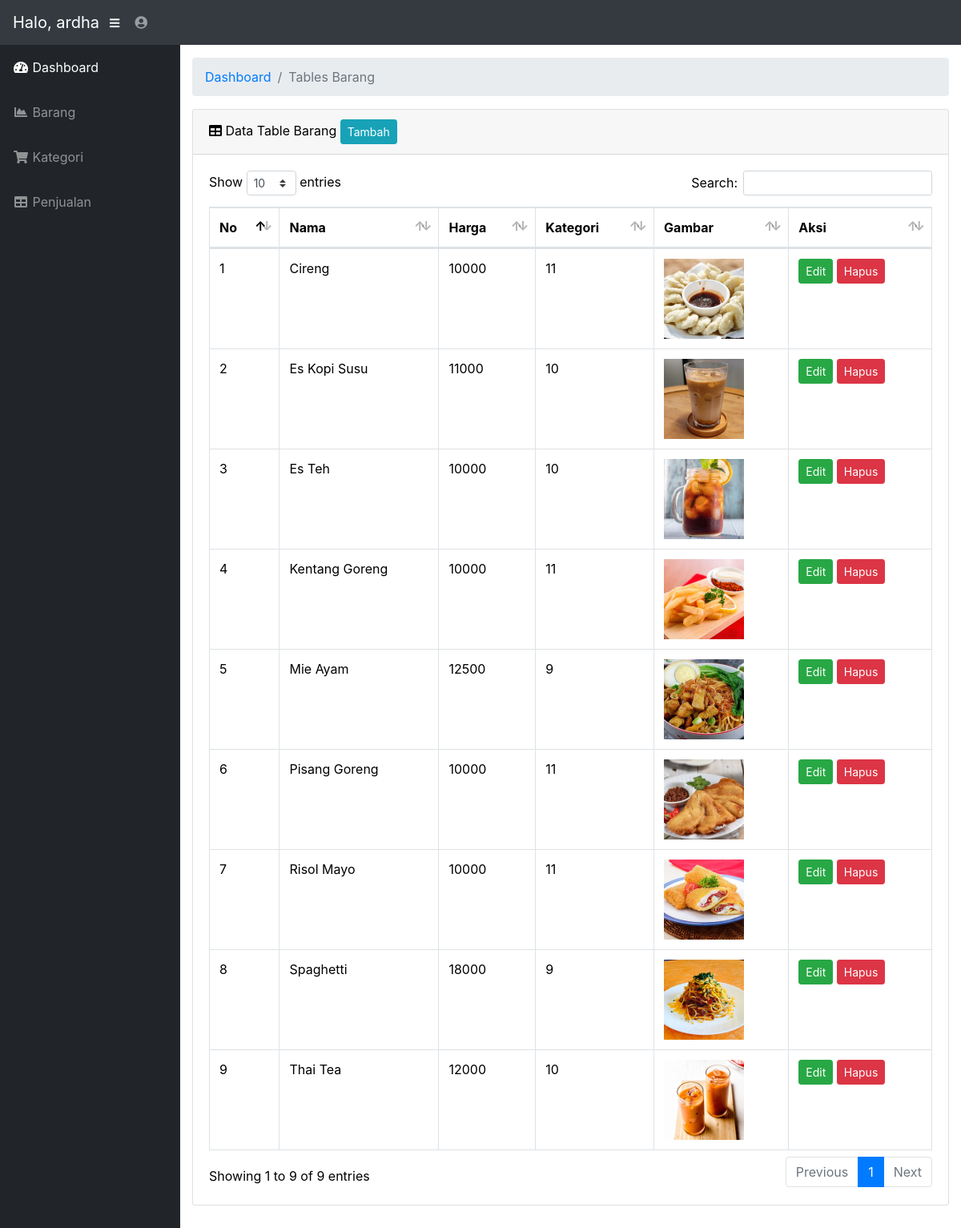
/admin/barang.php (signed in), run on the app's committed database.
### tables this page shows
CREATE TABLE `barang` (
  `id_barang` int(5) NOT NULL,
  `nama_barang` varchar(100) NOT NULL,
  `gambar_barang` varchar(200) NOT NULL,
  `harga_barang` int(10) NOT NULL,
  `id_kategori` int(5) NOT NULL
);

### admin/barang.php (the view, shortened to what this page needs)
<?php
    require"includes/header.php";
?>
    <div class="container-fluid">
                <ol class="breadcrumb">
                    <li class="breadcrumb-item">
                        <a href="<?=BASE_URL;?>/admin/index.php">Dashboard</a>
                    </li>
                    <li class="breadcrumb-item active">Tables Barang</li>
                </ol>
                <div class="card mb-3" style="color:black">
                    <div class="card-header">
                        <i class="fas fa-table"></i> Data Table Barang
                        <a href="barang_tambah.php" class="btn btn-sm btn-info">Tambah</a>
                    </div>
                    <div class="card-body">
                        <div class="table-responsive">
                            <table class="table table-bordered" id="dataTable" width="100%" cellspacing="0" style="color:black">
                                <thead>
                                    <tr>
                                        <th>No</th>
                                        <th>Nama</th>
                                        <th>Harga</th>
                                        <th>Kategori</th>
                                        <th>Gambar</th>
                                        <th>Aksi</th>
                                    </tr>
                                </thead>
                                <tbody>
                                    <?php
                                        $query = mysqli_query($conn, "select * from barang");
                                        $data = mysqli_fetch_assoc($query);
                                        if(mysqli_num_rows($query) > 0) {
                                        $no = 1;
                                        do {
                                    ?>
                                    <tr>
                                        <td><?=$no++;?></td>
                                        <td><?=$data['nama_barang'];?></td>
                                        <td><?=$data['harga_barang'];?></td>
                                        <td><?=$data['id_kategori'];?></td>
                                        <td><img src="<?=BASE_URL;?>assets/barang/<?=$data['gambar_barang'];?>" width="100" height="100"></td>
                                        <td>
                                            <a href="barang_edit.php?id=<?=$data['id_barang'];?>" class="btn btn-sm btn-success">Edit</a>
                                            <a href="barang_delete.php?id=<?=$data['id_barang'];?>" class="btn btn-sm btn-danger">Hapus</a>
                                        </td>
                                    </tr>
                                    <?php
                                        }while($data = mysqli_fetch_assoc($query));
                                    }else{
                                        echo "<tr><td colspan='6'><center>Belum ada data!</center></td></tr>";
                                    }
                                    ?>
                                </tbody>
                            </table>
                        </div>
                    </div>
                </div>
            </div>
        </div>
    </div>
</body>
</html>

### admin/includes/head.php (shortened to what this page needs)
<!DOCTYPE html>
<html lang="en">
<head>
    <link href="<?=BASE_URL;?>assets/vendor/fontawesome-free/css/all.min.css" rel="stylesheet" type="text/css">
    <link href="<?=BASE_URL;?>assets/vendor/datatables/dataTables.bootstrap4.css" rel="stylesheet">
    <link href="<?=BASE_URL;?>assets/css/sb-admin.css" rel="stylesheet">
</head>

### admin/includes/header.php (shortened to what this page needs)
<?php
    require "head.php";
?>
<body id="page-top">
<nav class="navbar navbar-expand navbar-dark bg-dark static-top">
    <a class="navbar-brand mr-1" href="index.html"><?php echo 'Halo, '. $_SESSION['user_user']; ?></a>
    <button class="btn btn-link btn-sm text-white order-1 order-sm-0" id="sidebarToggle" href="#">
        <i class="fas fa-bars"></i>
    </button>
    <ul class="navbar-nav ml-auto ml-md-0">
        <li class="nav-item dropdown no-arrow">
            <a class="nav-link dropdown-toggle" href="#" id="userDropdown" role="button" data-toggle="dropdown" aria-haspopup="true" aria-expanded="false">
                <i class="fas fa-user-circle fa-fw"></i>
            </a>
        </li>
    </ul>
</nav>
<div id="wrapper">
    <ul class="sidebar navbar-nav">
        <li class="nav-item active">
            <a class="nav-link" href="index.php">
                <i class="fas fa-fw fa-tachometer-alt"></i>
                <span>Dashboard</span>
            </a>
        </li>
        <li class="nav-item">
            <a class="nav-link" href="barang.php">
                <i class="fas fa-fw fa-chart-area"></i>
                <span>Barang</span></a>
        </li>
        <li class="nav-item">
            <a class="nav-link" href="kategori.php">
                <i class="fas fa-fw fa-shopping-cart"></i>
                <span>Kategori</span></a>
        </li>
        <li class="nav-item">
            <a class="nav-link" href="Penjualan.php">
                <i class="fas fa-fw fa-table"></i>
                <span>Penjualan</span></a>
        </li>
    </ul>
    <div id="content-wrapper">

### data on the page
barang: nama_barang "Cireng", harga_barang "10000", id_kategori "11", gambar_barang (picture)
barang: nama_barang "Es Kopi Susu", harga_barang "11000", id_kategori "10", gambar_barang (picture)
barang: nama_barang "Es Teh", harga_barang "10000", id_kategori "10", gambar_barang (picture)
barang: nama_barang "Kentang Goreng", harga_barang "10000", id_kategori "11", gambar_barang (picture)
barang: nama_barang "Mie Ayam", harga_barang "12500", id_kategori "9", gambar_barang (picture)
barang: nama_barang "Pisang Goreng", harga_barang "10000", id_kategori "11", gambar_barang (picture)
barang: nama_barang "Risol Mayo", harga_barang "10000", id_kategori "11", gambar_barang (picture)
barang: nama_barang "Spaghetti", harga_barang "18000", id_kategori "9", gambar_barang (picture)
barang: nama_barang "Thai Tea", harga_barang "12000", id_kategori "10", gambar_barang (picture)

### other printed values
$_SESSION['user_user'] "ardha"
